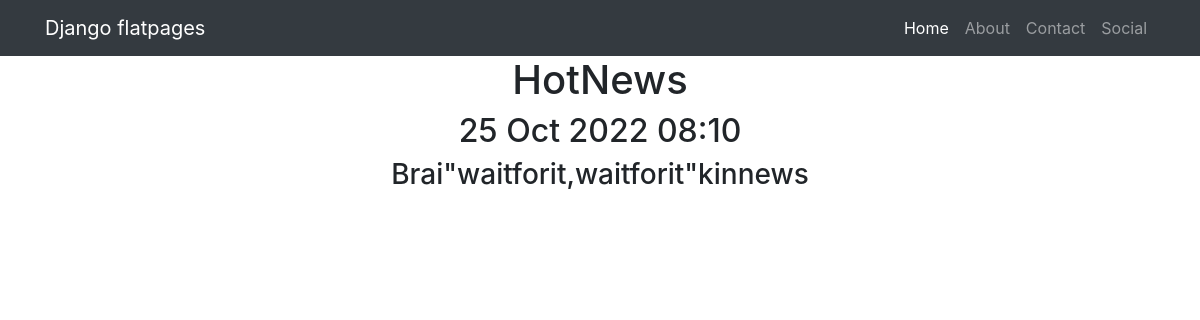
The page /news/2 on the database its author committed.
### news/models.py (models this page shows, shortened)
class Post(models.Model):
    author = models.ForeignKey(Author, on_delete=models.CASCADE)
    NEWS = 'NW'
    ARTICLES = 'AR'
    CATEGORY_OF_POST = (
        (NEWS, 'Новости'),
        (ARTICLES, 'Статьи'),
    )
    category_Type = models.CharField(max_length=2, choices=CATEGORY_OF_POST, default=ARTICLES)
    date_Creation = models.DateTimeField(auto_now_add=True)
    post_Category = models.ManyToManyField(Category, through='Post_Category')
    title = models.CharField(max_length=128)
    text = models.TextField()
    rating = models.SmallIntegerField(default=0)

### news/views.py (the view)
# urls.py: path('<int:pk>', PostDetail.as_view())
class PostDetail(DetailView):
    model = Post
    template_name = 'new.html'
    context_object_name = 'new'

### news/templatetags/custom_filters.py (called while the page is built)
@register.filter(name='censor')
def censor(value):
    arStr = str(value).split()
    badWords = ['mat']
    ln = len(badWords)
    filtered_message = ''
    string = ''
    string2 = ''
    subtitle = '*'
    flag = 0
    for i in arStr:
        string += i
        string2 = string.lower()
        for j in badWords:
            if j == string2:
               filtered_message += subtitle * len(string)
               flag -= 1
               string = ''
            if not string2 in j:
                flag += 1
        if flag == ln:
            filtered_message += string
            string = ''
    if string2 != '' and string2 not in arStr:
        filtered_message += string
    elif string2 != '':
        filtered_message += subtitle * len(string)
    return filtered_message

### templates/new.html (shortened to what this page needs)
{% extends 'flatpages/default.html' %}
{% load custom_filters %}
{% block content %}
<h1>{{ new.title|censor }}</h1>
<h2>{{ new.date_Creation | date:'d M Y h:m' }}</h2>
<h3>{{ new.text|censor }}</h3>
{% endblock content %}

### rows shown on the page
Post: title|censor "HotNews", date_Creation "25 Oct 2022 08:10", text|censor "Brai\"waitforit,waitforit\"kinnews"
